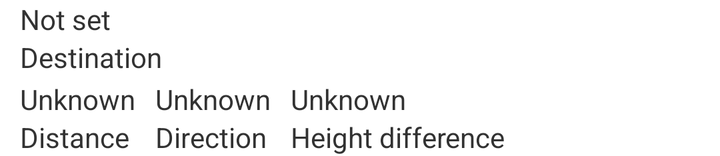
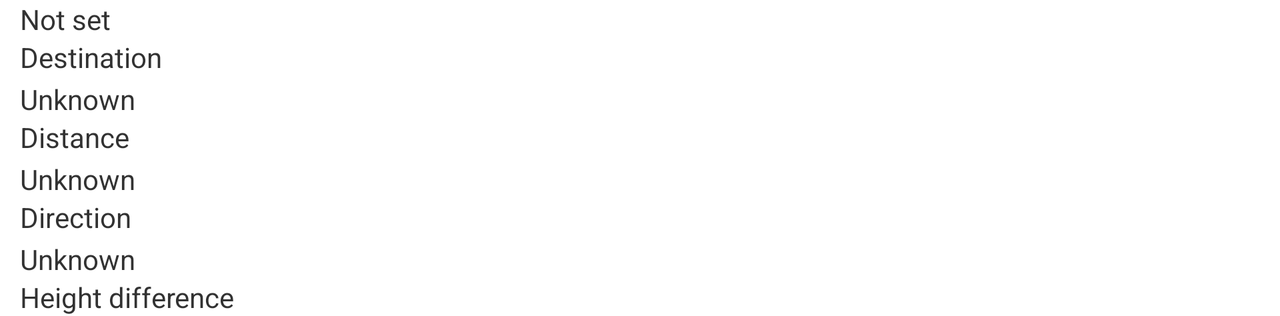

The same Android screen from two of the app's own layout files: first res/layout/ as a phone draws it, then the repository's variant for another configuration, drawn on a device whose configuration selects that folder. Both files follow.
<!-- AndroidManifest.xml: application theme AppTheme -->
<!-- res/layout/section_to_destination.xml -->
<?xml version="1.0" encoding="utf-8"?>
<RelativeLayout
    xmlns:android="http://schemas.android.com/apk/res/android"
    android:layout_width="wrap_content"
    android:layout_height="wrap_content"
    android:paddingLeft="10dp" >

    <TextView
        android:id="@+id/textView_toDest_Message"
        android:layout_width="wrap_content"
        android:layout_height="wrap_content"
        style="@style/captionValue" />

    <LinearLayout
        android:id="@+id/section_toDestination"
        android:layout_width="wrap_content"
        android:layout_height="wrap_content"
        android:orientation="vertical" >

        <LinearLayout
            android:layout_width="wrap_content"
            android:layout_height="wrap_content"
            android:orientation="vertical" >

            <TextView
                android:id="@+id/textView_toDestName"
                android:layout_width="wrap_content"
                android:layout_height="wrap_content"
                android:text="@string/notset"
                style="@style/captionValue" />

            <TextView
                android:layout_width="wrap_content"
                android:layout_height="wrap_content"
                android:text="@string/destination"
                style="@style/captionDescription" />

        </LinearLayout>

        <LinearLayout
            android:layout_width="wrap_content"
            android:layout_height="wrap_content"
            android:paddingTop="2dp"
            android:orientation="horizontal" >

            <LinearLayout
                android:layout_width="wrap_content"
                android:layout_height="wrap_content"
                android:paddingRight="5dp"
                android:orientation="vertical" >

                <TextView
                    android:id="@+id/textView_toDestDist"
                    android:layout_width="wrap_content"
                    android:layout_height="wrap_content"
                    android:text="@string/unknown"
                    style="@style/captionValue" />

                <TextView
                    android:layout_width="wrap_content"
                    android:layout_height="wrap_content"
                    android:text="@string/distance"
                    style="@style/captionDescription" />

            </LinearLayout>

            <LinearLayout
                android:layout_width="wrap_content"
                android:layout_height="wrap_content"
                android:paddingRight="5dp"
                android:paddingLeft="5dp"
                android:orientation="vertical" >

                <TextView
                    android:id="@+id/textView_toDestDir"
                    android:layout_width="wrap_content"
                    android:layout_height="wrap_content"
                    android:text="@string/unknown"
                    style="@style/captionValue" />

                <TextView
                    android:layout_width="wrap_content"
                    android:layout_height="wrap_content"
                    android:text="@string/direction"
                    style="@style/captionDescription" />

            </LinearLayout>

            <LinearLayout
                android:layout_width="wrap_content"
                android:layout_height="wrap_content"
                android:paddingLeft="5dp"
                android:orientation="vertical" >

                <TextView
                    android:id="@+id/textView_heightDifference"
                    android:layout_width="wrap_content"
                    android:layout_height="wrap_content"
                    android:text="@string/unknown"
                    style="@style/captionValue" />

                <TextView
                    android:layout_width="wrap_content"
                    android:layout_height="wrap_content"
                    android:text="@string/height_difference"
                    style="@style/captionDescription" />

            </LinearLayout>
        </LinearLayout>
    </LinearLayout>
</RelativeLayout>
<!-- resources referenced by this layout -->
<resources>
  <string name="destination">Destination</string>
  <string name="direction">Direction</string>
  <string name="distance">Distance</string>
  <string name="height_difference">Height difference</string>
  <string name="notset">Not set</string>
  <string name="unknown">Unknown</string>
  <style name="AppTheme" parent="AppBaseTheme">
          
      </style>
  <!-- from res/values-v14/ -->
  <style name="AppBaseTheme" parent="android:Theme.Holo.Light.DarkActionBar">
          
      </style>
</resources>
<!-- res/layout-land/section_to_destination.xml (the repository's variant of the layout above) -->
<!-- drawn on the phone turned sideways -->
<?xml version="1.0" encoding="utf-8"?>
<RelativeLayout
    xmlns:android="http://schemas.android.com/apk/res/android"
    android:layout_width="wrap_content"
    android:layout_height="wrap_content"
    android:paddingLeft="10dp" >

    <TextView
        android:id="@+id/textView_toDest_Message"
        android:layout_width="wrap_content"
        android:layout_height="wrap_content"
        style="@style/captionValue" />

    <LinearLayout
        android:id="@+id/section_toDestination"
        android:layout_width="wrap_content"
        android:layout_height="wrap_content"
        android:orientation="vertical" >

        <LinearLayout
            android:layout_width="wrap_content"
            android:layout_height="wrap_content"
            android:orientation="vertical" >

            <TextView
                android:id="@+id/textView_toDestName"
                android:layout_width="wrap_content"
                android:layout_height="wrap_content"
                android:text="@string/notset"
                style="@style/captionValue" />

            <TextView
                android:layout_width="wrap_content"
                android:layout_height="wrap_content"
                android:text="@string/destination"
                style="@style/captionDescription" />

        </LinearLayout>

        <LinearLayout
            android:layout_width="wrap_content"
            android:layout_height="wrap_content"
            android:paddingTop="2dp"
            android:orientation="vertical" >

            <TextView
                android:id="@+id/textView_toDestDist"
                android:layout_width="wrap_content"
                android:layout_height="wrap_content"
                android:text="@string/unknown"
                style="@style/captionValue" />

            <TextView
                android:layout_width="wrap_content"
                android:layout_height="wrap_content"
                android:text="@string/distance"
                style="@style/captionDescription" />

        </LinearLayout>

        <LinearLayout
            android:layout_width="wrap_content"
            android:layout_height="wrap_content"
            android:paddingTop="2dp"
            android:orientation="vertical" >

            <TextView
                android:id="@+id/textView_toDestDir"
                android:layout_width="wrap_content"
                android:layout_height="wrap_content"
                android:text="@string/unknown"
                style="@style/captionValue" />

            <TextView
                android:layout_width="wrap_content"
                android:layout_height="wrap_content"
                android:text="@string/direction"
                style="@style/captionDescription" />

        </LinearLayout>

        <LinearLayout
            android:layout_width="wrap_content"
            android:layout_height="wrap_content"
            android:paddingTop="2dp"
            android:orientation="vertical" >

            <TextView
                android:id="@+id/textView_heightDifference"
                android:layout_width="wrap_content"
                android:layout_height="wrap_content"
                android:text="@string/unknown"
                style="@style/captionValue" />

            <TextView
                android:layout_width="wrap_content"
                android:layout_height="wrap_content"
                android:text="@string/height_difference"
                style="@style/captionDescription" />

        </LinearLayout>
    </LinearLayout>
</RelativeLayout>
